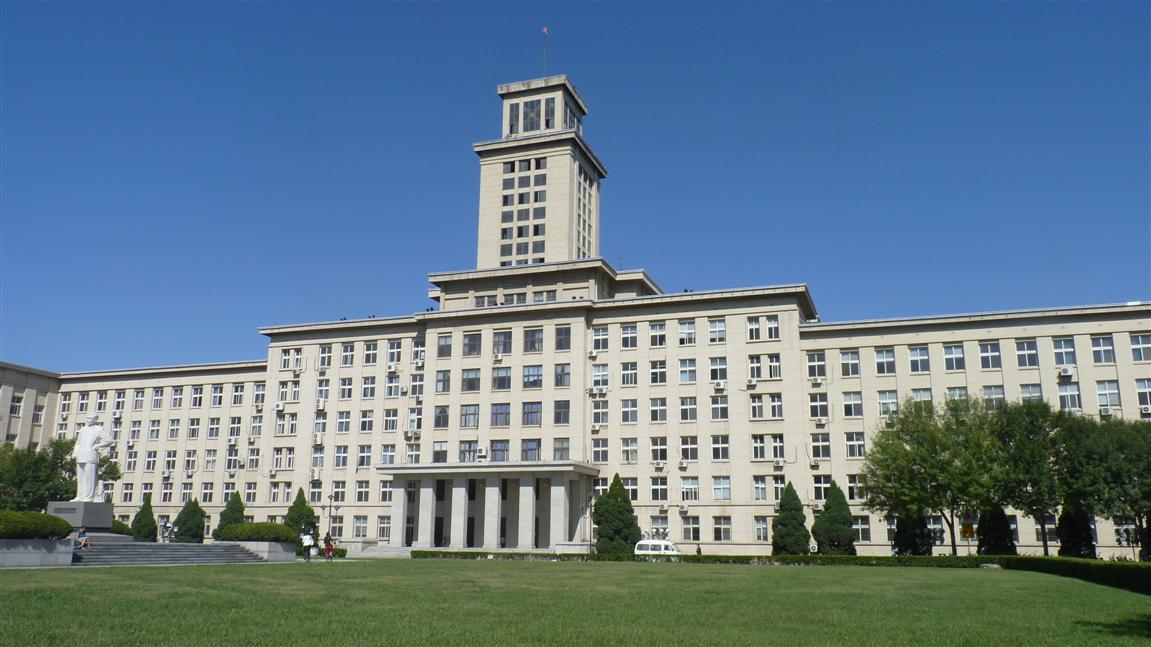
//> input picture 2.2 机器视觉技术（孙明竹、孙月）/实验3/testimg.jpg, 1151 x 647 px
$ ./3.1_卷积   (built with g++ and OpenCV 4)
//> lines starting //> are read from the running program, lines starting //| are printed output that depends on the picture
#include <iostream>
#include <fstream>
#include "opencv2/opencv.hpp"
#include "opencv2/imgproc/imgproc.hpp"
#include "opencv2/highgui/highgui.hpp"
#include <stdio.h>
using namespace cv;
using namespace std;

Mat convolution(Mat img, Mat kernel)
{
	// 获得尺寸
	auto Row = img.rows;
	auto Col = img.cols;
	auto row = kernel.rows;
	auto col = kernel.cols;

	// 转化
	img.convertTo(img, CV_32F);
	normalize(img, img, 0, 1, NORM_MINMAX, CV_32F);

	// 初始化结果图像
	Mat Filter2D(Row, Col, CV_32F);
	Filter2D.setTo(Scalar(0));

	// 卷积
	for (int i = row / 2; i < Row - row / 2; i++) {
		for (int j = col / 2; j < Col - col / 2; j++) {
			for (int m = 0; m < row; m++) {
				for (int n = 0; n < col; n++) {
					Filter2D.at<float>(i, j) += img.at<float>(i - col / 2 + m, j - row / 2 + n) * kernel.at<float>(m, n);
				}
			}
		}
	}

	// 归一化
	normalize(Filter2D, Filter2D, 0, 255, NORM_MINMAX, CV_8U);
	return Filter2D;
}

Mat myConv(Mat img)
{
	// 卷积图像
	Mat Conv_img;

    // 定义卷积核
    Mat kernel = (Mat_<float>(3, 3) <<
         1,  1,  1,
		 0,  0,  0,
		-1, -1, -1);

    // 进行卷积
	Mat Filter2D = convolution(img, kernel);

	// 返回卷积结果
	return Conv_img;
}

void main()
{
	Mat input = imread("testimg.jpg");
//> input is the input picture: 647 rows x 1151 cols, CV_8UC3; mean B, G, R 141.3, 123.7, 99.5

	// 彩色图转为灰度图
	Mat gray;
	cvtColor(input, gray, COLOR_BGR2GRAY);
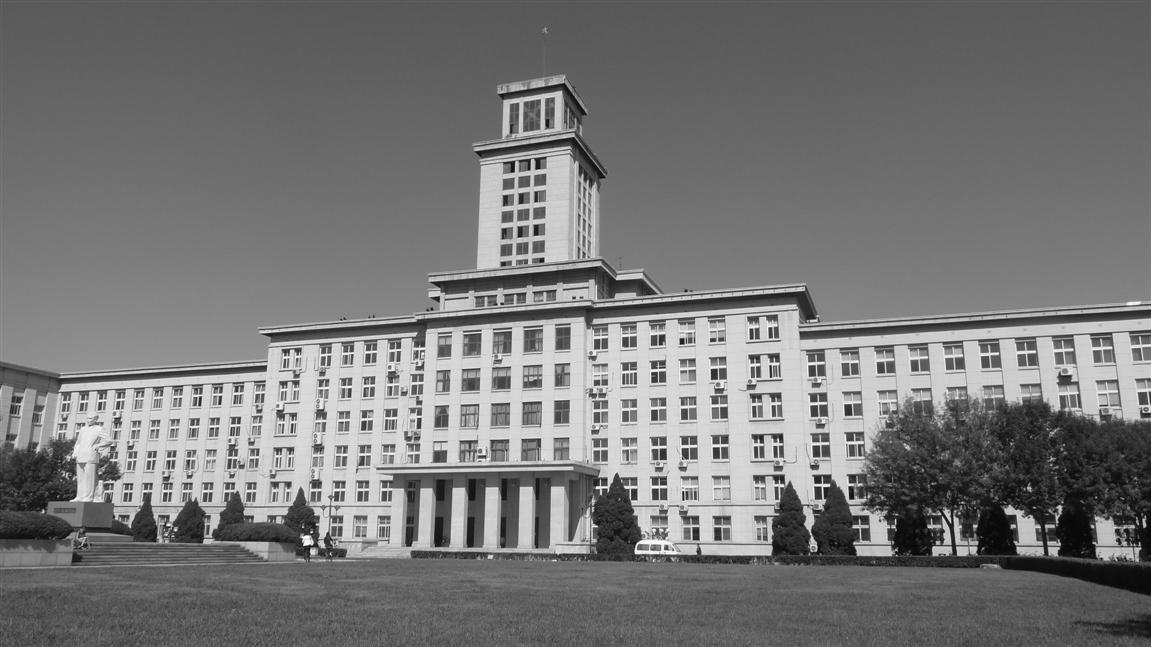
//> gray: 647 rows x 1151 cols, CV_8UC1; min 0, max 255, mean 118.4

	// 图像卷积处理
	Mat Conv_img = myConv(gray);
//> after the loop in convolution, `for (int i = row / 2; i < Row - row / 2; i++)`:
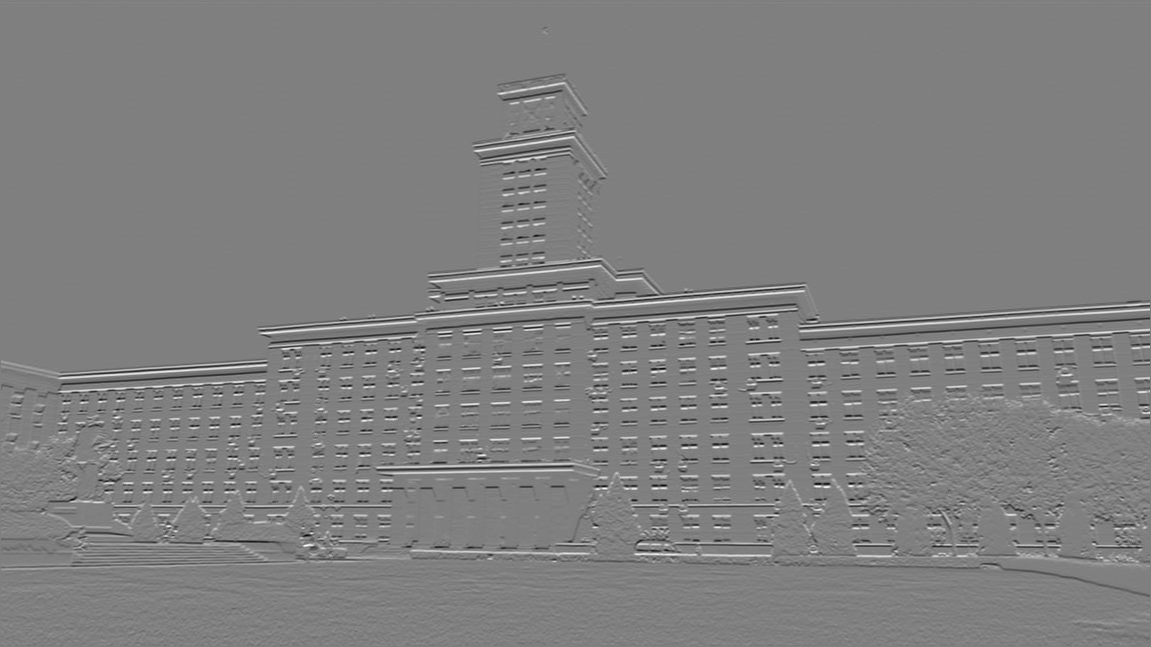
//> Filter2D: 647 rows x 1151 cols, CV_32FC1; min -2.53, max 2.51, mean 2.15e-05; drawn with min black and max white

//> (the run ends here: the program stops with an error, at `imshow("Conv_img", Conv_img);`)
